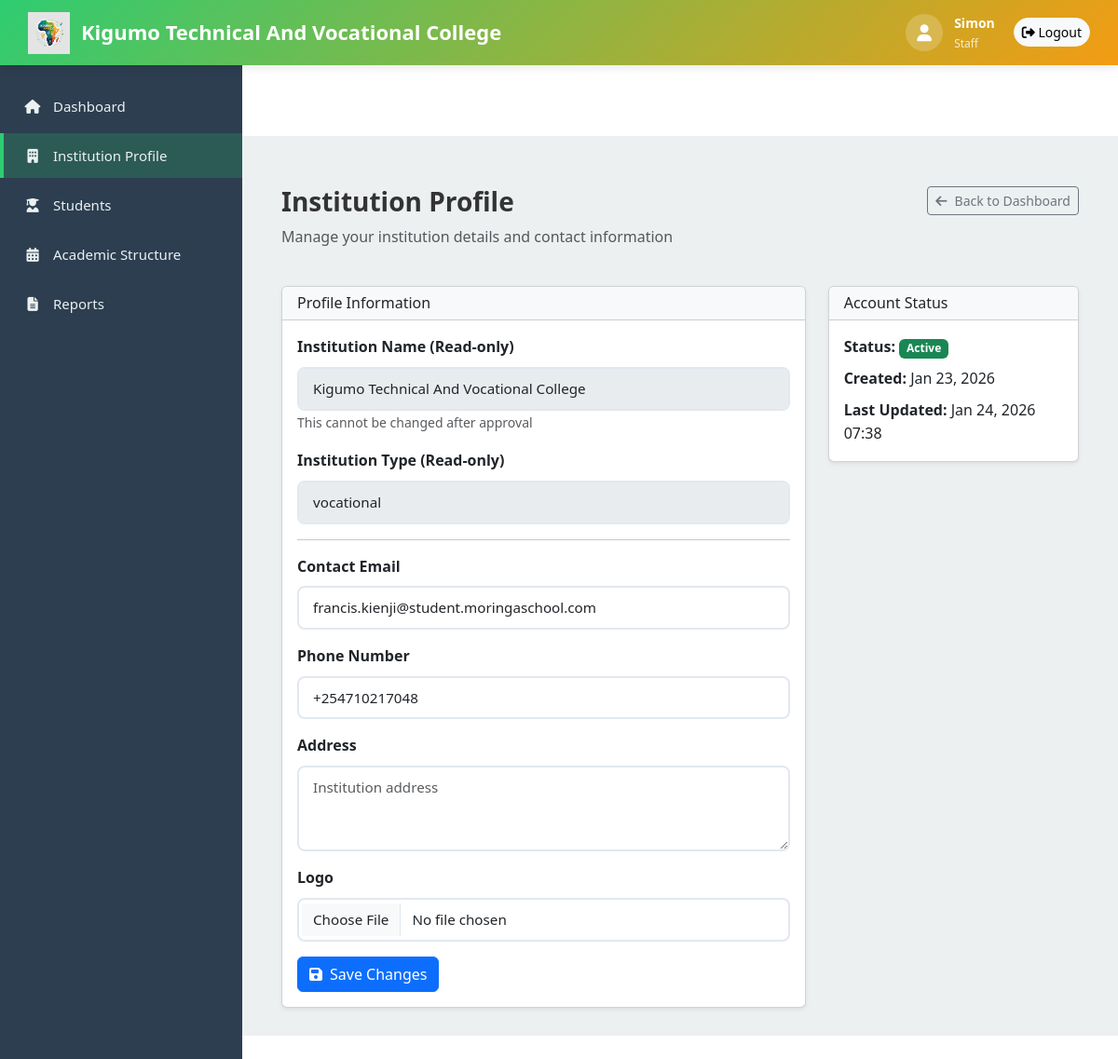
The app's page /institution/profile/ (signed in) with its own data.
### institutions/models.py (models this page shows, shortened)
class InstitutionProfile(models.Model):
    user = models.OneToOneField(User, on_delete=models.CASCADE, related_name="institution_profile")
    institution_name = models.CharField(max_length=255)  # Immutable after approval
    institution_type = models.CharField(max_length=50)  # Immutable after approval
    contact_email = models.EmailField()
    phone_number = models.CharField(max_length=20, blank=True)
    address = models.TextField(blank=True)
    logo_url = models.URLField(blank=True, null=True)
    is_active = models.BooleanField(default=True)
    created_at = models.DateTimeField(auto_now_add=True)
    updated_at = models.DateTimeField(auto_now=True)
    class Meta:
        verbose_name = "Institution Profile"
        verbose_name_plural = "Institution Profiles"

### institutions/views.py (the view, shortened to what this page needs)
# urls.py: path("profile/", views.profile_management, name="profile"),
@login_required
def profile_management(request):
    institution = get_institution_or_404(request)
    context = {"institution": institution}
    return render(request, "institutions/profile.html", context)

### EduPayAfrica/context_processors.py (called while the page is built)
def firebase_config(request):
    return {
        'firebase_config': settings.FIREBASE_CONFIG
    }

### institutions/views.py (called while the page is built)
def get_institution_or_404(request):
    try:
        return request.user.institution_profile
    except InstitutionProfile.DoesNotExist:
        return None

### institutions/templates/institutions/profile.html (shortened to what this page needs)
{% extends "institutions/base_institution.html" %}
{% block institution_content %}
<div class="container mt-4">
    <div class="row mb-4">
        <div class="col-md-8">
            <h1 class="h3 fw-bold">Institution Profile</h1>
            <p class="text-muted">Manage your institution details and contact information</p>
        </div>
        <div class="col-md-4 text-end">
            <a href="{% url 'institutions:dashboard' %}" class="btn btn-sm btn-outline-secondary">
                <i class="fas fa-arrow-left me-2"></i>Back to Dashboard
            </a>
        </div>
    </div>
    <div class="row">
        <div class="col-md-8">
            <div class="card shadow-sm">
                <div class="card-header bg-light">
                    <h6 class="mb-0">Profile Information</h6>
                </div>
                <div class="card-body">
                    <form method="post" enctype="multipart/form-data">
                        <div class="mb-3">
                            <label class="form-label fw-semibold">Institution Name (Read-only)</label>
                            <input type="text" class="form-control" value="{{ institution.institution_name }}" disabled>
                            <small class="text-muted">This cannot be changed after approval</small>
                        </div>
                        <div class="mb-3">
                            <label class="form-label fw-semibold">Institution Type (Read-only)</label>
                            <input type="text" class="form-control" value="{{ institution.institution_type }}" disabled>
                        </div>
                        <hr>
                        <div class="mb-3">
                            <label class="form-label fw-semibold">Contact Email</label>
                            <input type="email" name="contact_email" class="form-control"
                                   value="{{ institution.contact_email }}" required>
                        </div>
                        <div class="mb-3">
                            <label class="form-label fw-semibold">Phone Number</label>
                            <input type="tel" name="phone_number" class="form-control"
                                   value="{{ institution.phone_number }}" placeholder="+256 700 000000">
                        </div>
                        <div class="mb-3">
                            <label class="form-label fw-semibold">Address</label>
                            <textarea name="address" class="form-control" rows="3"
                                      placeholder="Institution address">{{ institution.address }}</textarea>
                        </div>
                        <div class="mb-3">
                            <label class="form-label fw-semibold">Logo</label>
                            <input type="file" name="logo_url" class="form-control" accept="image/*">
                        </div>
                        <button type="submit" class="btn btn-primary">
                            <i class="fas fa-save me-2"></i>Save Changes
                        </button>
                    </form>
                </div>
            </div>
        </div>
        <div class="col-md-4">
            <div class="card shadow-sm">
                <div class="card-header bg-light">
                    <h6 class="mb-0">Account Status</h6>
                </div>
                <div class="card-body">
                    <p class="mb-2">
                        <strong>Status:</strong>
                        {% if institution.is_active %}
                        <span class="badge bg-success">Active</span>
                        {% else %}
                        <span class="badge bg-secondary">Inactive</span>
                        {% endif %}
                    </p>
                    <p class="mb-2">
                        <strong>Created:</strong> {{ institution.created_at|date:"M d, Y" }}
                    </p>
                    <p class="mb-0">
                        <strong>Last Updated:</strong> {{ institution.updated_at|date:"M d, Y H:i" }}
                    </p>
                </div>
            </div>
        </div>
    </div>
</div>
{% endblock %}

### institutions/templates/institutions/base_institution.html (shortened to what this page needs)
{% extends "base.html" %}
{% load static %}
{% block content %}
<div class="institution-wrapper">
    <div class="institution-topbar">
        <a href="{% url 'institutions:dashboard' %}" class="institution-topbar-logo">
            <img src="{% static 'images/EduPay Africa Logo.png' %}" alt="EduPay Africa">
            <span>{{ institution.institution_name|default:"EduPay Africa" }}</span>
        </a>
        <div class="institution-topbar-right">
            <div class="institution-topbar-user">
                <div class="institution-topbar-user-icon">
                    <i class="fas fa-user"></i>
                </div>
                <div>
                    <div style="font-size: 14px; font-weight: 600;">{{ request.user.get_full_name|default:request.user.username }}</div>
                    <div style="font-size: 12px; opacity: 0.8;">{{ staff_role|title|default:"Staff" }}</div>
                </div>
            </div>
            <a href="{% url 'logout' %}" class="btn btn-sm btn-light" style="border-radius: 20px;">
                <i class="fas fa-sign-out-alt"></i> Logout
            </a>
        </div>
    </div>
    <div class="institution-sidebar">
        <ul class="institution-sidebar-nav">
            <li>
                <a href="{% url 'institutions:dashboard' %}" class="{% if request.resolver_match.url_name == 'dashboard' %}active{% endif %}">
                    <i class="fas fa-home"></i>
                    <span>Dashboard</span>
                </a>
            </li>
            <li>
                <a href="{% url 'institutions:profile' %}" class="{% if request.resolver_match.url_name == 'profile' %}active{% endif %}">
                    <i class="fas fa-building"></i>
                    <span>Institution Profile</span>
                </a>
            </li>
            <li>
                <a href="{% url 'institutions:students' %}" class="{% if 'student' in request.resolver_match.url_name %}active{% endif %}">
                    <i class="fas fa-user-graduate"></i>
                    <span>Students</span>
                </a>
            </li>
            <li>
                <a href="{% url 'institutions:academic_structure' %}" class="{% if 'academic' in request.resolver_match.url_name %}active{% endif %}">
                    <i class="fas fa-calendar-alt"></i>
                    <span>Academic Structure</span>
                </a>
            </li>
            <li>
                <a href="{% url 'institutions:reports' %}" class="{% if 'report' in request.resolver_match.url_name %}active{% endif %}">
                    <i class="fas fa-file-alt"></i>
                    <span>Reports</span>
                </a>
            </li>
        </ul>
    </div>
    <div class="institution-main">
        {% block institution_content %}
        {% endblock %}
    </div>
</div>
{% endblock %}

### templates/base.html (style rules this page uses)
:root { --primary-color: #1e40af; --secondary-color: #7c3aed; --accent-color: #f97316; --dark-bg: #0f172a; --light-bg: #f8fafc; }
* { margin: 0; padding: 0; box-sizing: border-box; }
body { font-family: 'Segoe UI', Tahoma, Geneva, Verdana, sans-serif; line-height: 1.6; color: #333; padding-top: 76px; }
body { padding-top: 76px; }
.form-control, .form-select { border: 2px solid #e2e8f0; border-radius: 8px; padding: 10px 15px; font-size: 0.95rem; transition: all 0.3s ease; }

### institutions/templates/institutions/base_institution.html (style rules this page uses)
:root { --brand-primary: #2ecc71; --brand-secondary: #f39c12; --brand-dark: #27ae60; --brand-light: #e8f8f5; --brand-accent: #e67e22; }
.institution-wrapper { display: flex; min-height: 100vh; flex-direction: column; }
.institution-topbar { position: fixed; top: 0; left: 0; right: 0; height: 70px; background: linear-gradient(135deg, var(--brand-primary) 0%, var(--brand-secondary) 100%); color: white; display: flex; justify-content: space-between; align-items: center; padding: 0 30px; z-index: 1001; box-shadow: 0 2px 10px rgba(0,0,0,0.1); }
.institution-topbar-logo { display: flex; align-items: center; gap: 12px; color: white; text-decoration: none; font-size: 22px; font-weight: 700; }
.institution-topbar-logo img { height: 45px; }
.institution-topbar-right { display: flex; align-items: center; gap: 20px; }
.institution-topbar-user { display: flex; align-items: center; gap: 12px; }
.institution-topbar-user-icon { width: 40px; height: 40px; background: rgba(255, 255, 255, 0.2); border-radius: 50%; display: flex; align-items: center; justify-content: center; font-size: 18px; }
.institution-sidebar { position: fixed; left: 0; top: 70px; bottom: 0; width: 260px; background: #2c3e50; padding: 20px 0; overflow-y: auto; z-index: 1000; }
.institution-sidebar-nav { list-style: none; padding: 0; margin: 0; }
.institution-sidebar-nav li { margin-bottom: 5px; }
.institution-sidebar-nav a { display: flex; align-items: center; gap: 12px; padding: 12px 25px; color: #ecf0f1; text-decoration: none; transition: all 0.3s ease; font-size: 15px; }
.institution-sidebar-nav a:hover, .institution-sidebar-nav a.active { background: rgba(46, 204, 113, 0.2); border-left: 4px solid var(--brand-primary); padding-left: 21px; }
.institution-sidebar-nav i { width: 20px; text-align: center; }
.institution-main { margin-left: 260px; margin-top: 70px; padding: 30px; min-height: calc(100vh - 70px); background: #ecf0f1; }

### records on screen
InstitutionProfile: institution_name "Kigumo Technical And Vocational College", institution_type "vocational", contact_email "francis.kienji@student.moringaschool.com", phone_number "+254710217048", created_at "Jan 23, 2026", updated_at "Jan 24, 2026 07:38"

### other values on screen
{{ request.user.get_full_name|default:request.user.username }} "Simon"
{{ staff_role|title|default:"Staff" }} "Staff"
